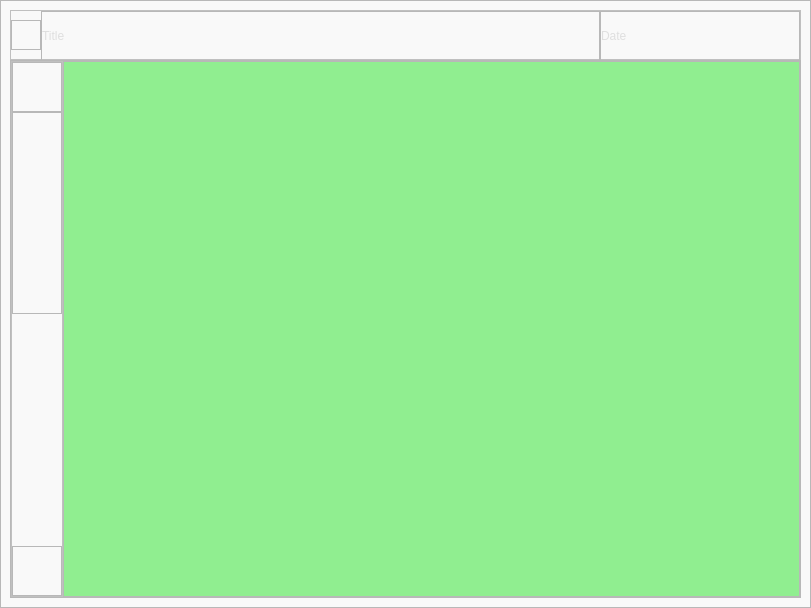
<?xml version="1.0" encoding="UTF-8"?>
<ui version="4.0">
 <class>MainWindow</class>
 <widget class="QMainWindow" name="MainWindow">
  <property name="geometry">
   <rect>
    <x>0</x>
    <y>0</y>
    <width>811</width>
    <height>608</height>
   </rect>
  </property>
  <property name="windowTitle">
   <string>MainWindow</string>
  </property>
  <property name="styleSheet">
   <string notr="true">QFame{
	border: none; /*将所有边框设置为无*/
	background-color:#00000000;
}
#base_widget{ /*baseWidget*/
	background-color: #f9f9f9;
}
#top_frame{ /*顶边栏*/
	background-color: #f9f9f9;
}
#left_frame{
	background-color: #f9f9f9;
}
#page_1{ /*stackedWidget*/
	background-color: #282c34;
}
#page_2{ /*stackedWidget*/
	background-color: lightgreen;
}
#page_3{ /*stackedWidget*/
	background-color: #708cf1;
}
#page_4{ /*stackedWidget*/
	background-color: #ffa135;
}

QLabel{
	border: none; /*将所有边框设置为无*/
	background-color:#00000000; /*所有的QLabel背景色为透明*/
	color:#dfdfdf;
}
QPushButton{
	border: none; /*将所有边框设置为无*/
	/*color:#000000008*/ /*所有的QPushButton文字色为透明*/
}
QPushButton:hover {
	background-color: #ececec; /*所有的QPushButton鼠标覆盖*/
}
QPushButton:pressed {
	/*background-color: #9db6f9;*/ /*所有的QPushButton鼠标点击*/
}
QPushButton[spread=&quot;true&quot;] { /*当自定义特性spread=&quot;true&quot;*/
	color: #dfdfdf;
}
#left_center QPushButton[selected=&quot;true&quot;] { /*当自定义特性selected=&quot;true&quot;*/
	background-color: #282c34;
	/*border: none; 先将所有边框设置为无*/
	border-left: 3px solid qlineargradient(spread:pad, x1:0, y1:0.523, x2:0.971, y2:0.528682, stop:0.0511364 rgba(0, 255, 0, 255), stop:0.511364 rgba(0, 208, 0, 255), stop:0.988636 rgba(0, 179, 0, 255)); /*将左侧的边框单独显示为渐变色*/
}













</string>
  </property>
  <widget class="QWidget" name="base_widget">
   <layout class="QVBoxLayout" name="verticalLayout_3">
    <property name="spacing">
     <number>0</number>
    </property>
    <property name="leftMargin">
     <number>0</number>
    </property>
    <property name="topMargin">
     <number>0</number>
    </property>
    <property name="rightMargin">
     <number>0</number>
    </property>
    <property name="bottomMargin">
     <number>0</number>
    </property>
    <item>
     <widget class="QFrame" name="app_frame">
      <property name="frameShape">
       <enum>QFrame::StyledPanel</enum>
      </property>
      <property name="frameShadow">
       <enum>QFrame::Raised</enum>
      </property>
      <layout class="QVBoxLayout" name="verticalLayout_2">
       <property name="spacing">
        <number>0</number>
       </property>
       <item>
        <widget class="QFrame" name="top_frame">
         <property name="minimumSize">
          <size>
           <width>0</width>
           <height>50</height>
          </size>
         </property>
         <property name="maximumSize">
          <size>
           <width>16777215</width>
           <height>50</height>
          </size>
         </property>
         <property name="frameShape">
          <enum>QFrame::StyledPanel</enum>
         </property>
         <property name="frameShadow">
          <enum>QFrame::Raised</enum>
         </property>
         <layout class="QHBoxLayout" name="horizontalLayout">
          <property name="spacing">
           <number>0</number>
          </property>
          <property name="leftMargin">
           <number>0</number>
          </property>
          <property name="topMargin">
           <number>0</number>
          </property>
          <property name="rightMargin">
           <number>0</number>
          </property>
          <property name="bottomMargin">
           <number>0</number>
          </property>
          <item alignment="Qt::AlignLeft">
           <widget class="QFrame" name="top_left">
            <property name="minimumSize">
             <size>
              <width>30</width>
              <height>30</height>
             </size>
            </property>
            <property name="maximumSize">
             <size>
              <width>30</width>
              <height>30</height>
             </size>
            </property>
            <property name="frameShape">
             <enum>QFrame::StyledPanel</enum>
            </property>
            <property name="frameShadow">
             <enum>QFrame::Raised</enum>
            </property>
            <layout class="QVBoxLayout" name="verticalLayout_4">
             <property name="spacing">
              <number>0</number>
             </property>
             <property name="leftMargin">
              <number>0</number>
             </property>
             <property name="topMargin">
              <number>0</number>
             </property>
             <property name="rightMargin">
              <number>0</number>
             </property>
             <property name="bottomMargin">
              <number>0</number>
             </property>
             <item>
              <widget class="QLabel" name="logo_image">
               <property name="text">
                <string/>
               </property>
               <property name="pixmap">
                <pixmap>resources/icons/store.png</pixmap>
               </property>
               <property name="scaledContents">
                <bool>true</bool>
               </property>
              </widget>
             </item>
            </layout>
           </widget>
          </item>
          <item>
           <widget class="QFrame" name="top_center">
            <property name="sizePolicy">
             <sizepolicy hsizetype="Expanding" vsizetype="Preferred">
              <horstretch>0</horstretch>
              <verstretch>0</verstretch>
             </sizepolicy>
            </property>
            <property name="minimumSize">
             <size>
              <width>0</width>
              <height>50</height>
             </size>
            </property>
            <property name="maximumSize">
             <size>
              <width>16777215</width>
              <height>50</height>
             </size>
            </property>
            <property name="frameShape">
             <enum>QFrame::StyledPanel</enum>
            </property>
            <property name="frameShadow">
             <enum>QFrame::Raised</enum>
            </property>
            <layout class="QVBoxLayout" name="verticalLayout_5">
             <property name="spacing">
              <number>0</number>
             </property>
             <property name="leftMargin">
              <number>0</number>
             </property>
             <property name="topMargin">
              <number>0</number>
             </property>
             <property name="rightMargin">
              <number>0</number>
             </property>
             <property name="bottomMargin">
              <number>0</number>
             </property>
             <item>
              <widget class="QLabel" name="proj_title">
               <property name="text">
                <string>Title</string>
               </property>
              </widget>
             </item>
            </layout>
           </widget>
          </item>
          <item alignment="Qt::AlignRight">
           <widget class="QFrame" name="top_right">
            <property name="minimumSize">
             <size>
              <width>200</width>
              <height>50</height>
             </size>
            </property>
            <property name="maximumSize">
             <size>
              <width>200</width>
              <height>50</height>
             </size>
            </property>
            <property name="frameShape">
             <enum>QFrame::StyledPanel</enum>
            </property>
            <property name="frameShadow">
             <enum>QFrame::Raised</enum>
            </property>
            <layout class="QVBoxLayout" name="verticalLayout_6">
             <property name="spacing">
              <number>0</number>
             </property>
             <property name="leftMargin">
              <number>0</number>
             </property>
             <property name="topMargin">
              <number>0</number>
             </property>
             <property name="rightMargin">
              <number>0</number>
             </property>
             <property name="bottomMargin">
              <number>0</number>
             </property>
             <item>
              <widget class="QLabel" name="proj_date">
               <property name="text">
                <string>Date</string>
               </property>
              </widget>
             </item>
            </layout>
           </widget>
          </item>
         </layout>
        </widget>
       </item>
       <item>
        <widget class="QFrame" name="content_box">
         <property name="sizePolicy">
          <sizepolicy hsizetype="Preferred" vsizetype="Expanding">
           <horstretch>0</horstretch>
           <verstretch>0</verstretch>
          </sizepolicy>
         </property>
         <property name="frameShape">
          <enum>QFrame::StyledPanel</enum>
         </property>
         <property name="frameShadow">
          <enum>QFrame::Raised</enum>
         </property>
         <layout class="QHBoxLayout" name="horizontalLayout_2">
          <property name="spacing">
           <number>0</number>
          </property>
          <property name="leftMargin">
           <number>0</number>
          </property>
          <property name="topMargin">
           <number>0</number>
          </property>
          <property name="rightMargin">
           <number>0</number>
          </property>
          <property name="bottomMargin">
           <number>0</number>
          </property>
          <item>
           <widget class="QFrame" name="left_frame">
            <property name="minimumSize">
             <size>
              <width>0</width>
              <height>0</height>
             </size>
            </property>
            <property name="frameShape">
             <enum>QFrame::StyledPanel</enum>
            </property>
            <property name="frameShadow">
             <enum>QFrame::Raised</enum>
            </property>
            <layout class="QVBoxLayout" name="verticalLayout">
             <property name="spacing">
              <number>0</number>
             </property>
             <property name="leftMargin">
              <number>0</number>
             </property>
             <property name="topMargin">
              <number>0</number>
             </property>
             <property name="rightMargin">
              <number>0</number>
             </property>
             <property name="bottomMargin">
              <number>0</number>
             </property>
             <item>
              <widget class="QFrame" name="left_top">
               <property name="minimumSize">
                <size>
                 <width>50</width>
                 <height>50</height>
                </size>
               </property>
               <property name="maximumSize">
                <size>
                 <width>16777215</width>
                 <height>50</height>
                </size>
               </property>
               <property name="frameShape">
                <enum>QFrame::StyledPanel</enum>
               </property>
               <property name="frameShadow">
                <enum>QFrame::Raised</enum>
               </property>
               <layout class="QVBoxLayout" name="verticalLayout_7">
                <property name="spacing">
                 <number>0</number>
                </property>
                <property name="leftMargin">
                 <number>0</number>
                </property>
                <property name="topMargin">
                 <number>0</number>
                </property>
                <property name="rightMargin">
                 <number>0</number>
                </property>
                <property name="bottomMargin">
                 <number>0</number>
                </property>
                <item>
                 <widget class="QPushButton" name="btn_left_toggle">
                  <property name="minimumSize">
                   <size>
                    <width>0</width>
                    <height>50</height>
                   </size>
                  </property>
                  <property name="maximumSize">
                   <size>
                    <width>16777215</width>
                    <height>50</height>
                   </size>
                  </property>
                  <property name="text">
                   <string/>
                  </property>
                  <property name="icon">
                   <iconset>
                    <normaloff>resources/icons/cat.png</normaloff>resources/icons/cat.png</iconset>
                  </property>
                  <property name="iconSize">
                   <size>
                    <width>32</width>
                    <height>32</height>
                   </size>
                  </property>
                  <property name="autoRepeatInterval">
                   <number>100</number>
                  </property>
                 </widget>
                </item>
               </layout>
              </widget>
             </item>
             <item alignment="Qt::AlignTop">
              <widget class="QFrame" name="left_center">
               <property name="minimumSize">
                <size>
                 <width>50</width>
                 <height>0</height>
                </size>
               </property>
               <property name="frameShape">
                <enum>QFrame::StyledPanel</enum>
               </property>
               <property name="frameShadow">
                <enum>QFrame::Raised</enum>
               </property>
               <layout class="QVBoxLayout" name="verticalLayout_8">
                <property name="spacing">
                 <number>0</number>
                </property>
                <property name="leftMargin">
                 <number>0</number>
                </property>
                <property name="topMargin">
                 <number>0</number>
                </property>
                <property name="rightMargin">
                 <number>0</number>
                </property>
                <property name="bottomMargin">
                 <number>0</number>
                </property>
                <item>
                 <widget class="QPushButton" name="btn_lef_home">
                  <property name="minimumSize">
                   <size>
                    <width>0</width>
                    <height>50</height>
                   </size>
                  </property>
                  <property name="maximumSize">
                   <size>
                    <width>16777215</width>
                    <height>50</height>
                   </size>
                  </property>
                  <property name="text">
                   <string/>
                  </property>
                  <property name="icon">
                   <iconset>
                    <normaloff>resources/icons/note.png</normaloff>resources/icons/note.png</iconset>
                  </property>
                  <property name="iconSize">
                   <size>
                    <width>32</width>
                    <height>32</height>
                   </size>
                  </property>
                 </widget>
                </item>
                <item>
                 <widget class="QPushButton" name="btn_lef_new">
                  <property name="minimumSize">
                   <size>
                    <width>0</width>
                    <height>50</height>
                   </size>
                  </property>
                  <property name="maximumSize">
                   <size>
                    <width>16777215</width>
                    <height>50</height>
                   </size>
                  </property>
                  <property name="text">
                   <string/>
                  </property>
                  <property name="icon">
                   <iconset>
                    <normaloff>resources/icons/media.png</normaloff>resources/icons/media.png</iconset>
                  </property>
                  <property name="iconSize">
                   <size>
                    <width>32</width>
                    <height>32</height>
                   </size>
                  </property>
                 </widget>
                </item>
                <item>
                 <widget class="QPushButton" name="btn_lef_save">
                  <property name="minimumSize">
                   <size>
                    <width>0</width>
                    <height>50</height>
                   </size>
                  </property>
                  <property name="maximumSize">
                   <size>
                    <width>16777215</width>
                    <height>50</height>
                   </size>
                  </property>
                  <property name="icon">
                   <iconset>
                    <normaloff>resources/icons/flower.png</normaloff>resources/icons/flower.png</iconset>
                  </property>
                  <property name="iconSize">
                   <size>
                    <width>32</width>
                    <height>32</height>
                   </size>
                  </property>
                 </widget>
                </item>
                <item>
                 <widget class="QPushButton" name="btn_lef_exit">
                  <property name="minimumSize">
                   <size>
                    <width>0</width>
                    <height>50</height>
                   </size>
                  </property>
                  <property name="maximumSize">
                   <size>
                    <width>16777215</width>
                    <height>50</height>
                   </size>
                  </property>
                  <property name="text">
                   <string/>
                  </property>
                  <property name="icon">
                   <iconset>
                    <normaloff>resources/icons/like.png</normaloff>resources/icons/like.png</iconset>
                  </property>
                  <property name="iconSize">
                   <size>
                    <width>32</width>
                    <height>32</height>
                   </size>
                  </property>
                 </widget>
                </item>
               </layout>
              </widget>
             </item>
             <item>
              <widget class="QFrame" name="left_bottom">
               <property name="minimumSize">
                <size>
                 <width>50</width>
                 <height>50</height>
                </size>
               </property>
               <property name="maximumSize">
                <size>
                 <width>16777215</width>
                 <height>50</height>
                </size>
               </property>
               <property name="frameShape">
                <enum>QFrame::StyledPanel</enum>
               </property>
               <property name="frameShadow">
                <enum>QFrame::Raised</enum>
               </property>
              </widget>
             </item>
            </layout>
           </widget>
          </item>
          <item>
           <widget class="QFrame" name="main_content">
            <property name="sizePolicy">
             <sizepolicy hsizetype="Expanding" vsizetype="Preferred">
              <horstretch>0</horstretch>
              <verstretch>0</verstretch>
             </sizepolicy>
            </property>
            <property name="frameShape">
             <enum>QFrame::StyledPanel</enum>
            </property>
            <property name="frameShadow">
             <enum>QFrame::Raised</enum>
            </property>
            <layout class="QVBoxLayout" name="verticalLayout_9">
             <property name="spacing">
              <number>0</number>
             </property>
             <property name="leftMargin">
              <number>0</number>
             </property>
             <property name="topMargin">
              <number>0</number>
             </property>
             <property name="rightMargin">
              <number>0</number>
             </property>
             <property name="bottomMargin">
              <number>0</number>
             </property>
             <item>
              <widget class="QStackedWidget" name="stackedWidget">
               <property name="currentIndex">
                <number>3</number>
               </property>
               <widget class="QWidget" name="page_1"/>
               <widget class="QWidget" name="page_3"/>
               <widget class="QWidget" name="page_4"/>
               <widget class="QWidget" name="page_2"/>
              </widget>
             </item>
            </layout>
           </widget>
          </item>
         </layout>
        </widget>
       </item>
      </layout>
     </widget>
    </item>
   </layout>
  </widget>
 </widget>
 <resources>
  <include location="media.qrc"/>
 </resources>
 <connections/>
</ui>
